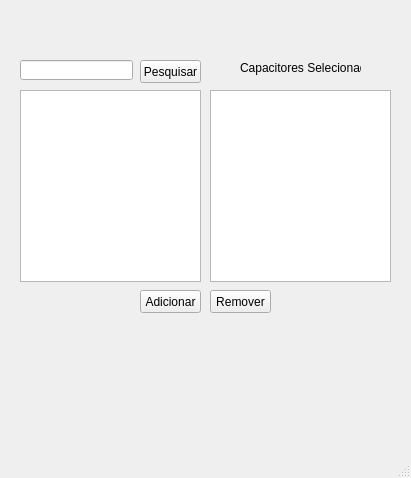
<?xml version="1.0" encoding="UTF-8"?>
<ui version="4.0">
 <class>ComponentSelectWindow</class>
 <widget class="QMainWindow" name="ComponentSelectWindow">
  <property name="geometry">
   <rect>
    <x>0</x>
    <y>0</y>
    <width>411</width>
    <height>478</height>
   </rect>
  </property>
  <property name="windowTitle">
   <string>Selecione os componentes</string>
  </property>
  <widget class="QWidget" name="centralwidget">
   <widget class="QListView" name="list_selected">
    <property name="geometry">
     <rect>
      <x>210</x>
      <y>90</y>
      <width>181</width>
      <height>192</height>
     </rect>
    </property>
   </widget>
   <widget class="QPushButton" name="search_button">
    <property name="geometry">
     <rect>
      <x>140</x>
      <y>60</y>
      <width>61</width>
      <height>23</height>
     </rect>
    </property>
    <property name="text">
     <string>Pesquisar</string>
    </property>
   </widget>
   <widget class="QListView" name="list_available">
    <property name="geometry">
     <rect>
      <x>20</x>
      <y>90</y>
      <width>181</width>
      <height>192</height>
     </rect>
    </property>
   </widget>
   <widget class="QPushButton" name="add_button">
    <property name="geometry">
     <rect>
      <x>140</x>
      <y>290</y>
      <width>61</width>
      <height>23</height>
     </rect>
    </property>
    <property name="text">
     <string>Adicionar</string>
    </property>
   </widget>
   <widget class="QPushButton" name="remove_button">
    <property name="geometry">
     <rect>
      <x>210</x>
      <y>290</y>
      <width>61</width>
      <height>23</height>
     </rect>
    </property>
    <property name="text">
     <string>Remover</string>
    </property>
   </widget>
   <widget class="QLineEdit" name="search_input">
    <property name="geometry">
     <rect>
      <x>20</x>
      <y>60</y>
      <width>113</width>
      <height>20</height>
     </rect>
    </property>
   </widget>
   <widget class="QLabel" name="label">
    <property name="geometry">
     <rect>
      <x>240</x>
      <y>60</y>
      <width>121</width>
      <height>16</height>
     </rect>
    </property>
    <property name="text">
     <string>Capacitores Selecionados</string>
    </property>
   </widget>
  </widget>
  <widget class="QMenuBar" name="menubar">
   <property name="geometry">
    <rect>
     <x>0</x>
     <y>0</y>
     <width>411</width>
     <height>21</height>
    </rect>
   </property>
  </widget>
  <widget class="QStatusBar" name="statusbar"/>
 </widget>
 <resources/>
 <connections/>
</ui>
